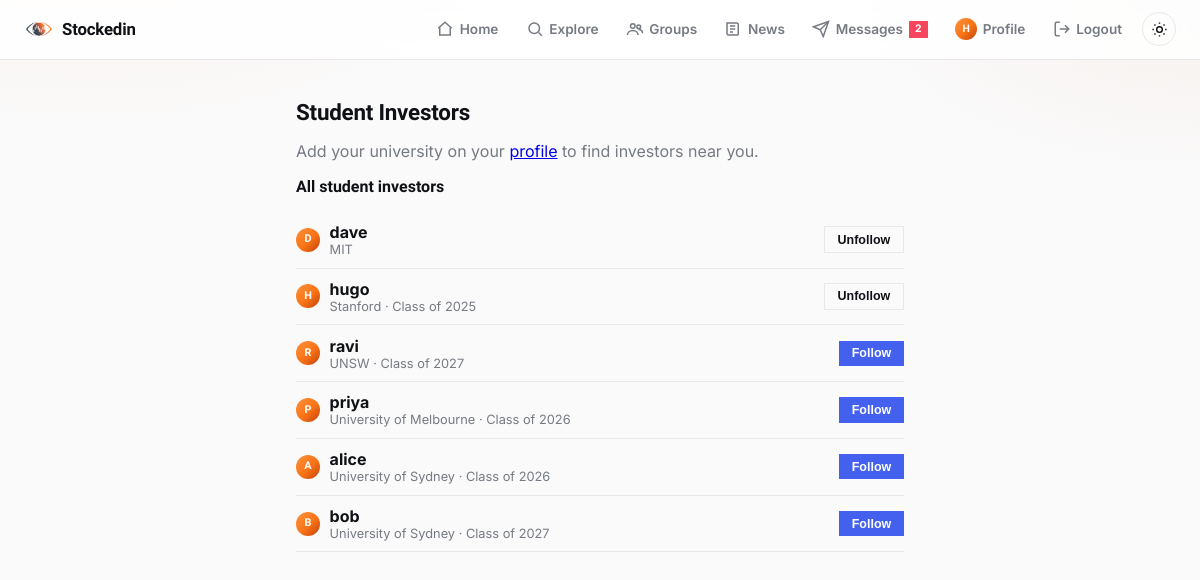
Page /students (signed in) on the committed database.
### models.py (models this page shows, shortened)
class User(UserMixin, db.Model):
    __tablename__ = "users"
    id = db.Column(db.Integer, primary_key=True)
    username = db.Column(db.String(32), unique=True, nullable=False, index=True)
    email = db.Column(db.String(120), unique=True, nullable=False)
    password_hash = db.Column(db.String(256), nullable=False)
    bio = db.Column(db.String(200))
    created_at = db.Column(db.DateTime, default=datetime.utcnow, nullable=False)
    university = db.Column(db.String(120), index=True)
    degree = db.Column(db.String(120))
    grad_year = db.Column(db.Integer)
    portfolio = db.relationship(
        "Portfolio",
        back_populates="owner",
        uselist=False,
        cascade="all, delete-orphan",
    )
    likes = db.relationship("Like", back_populates="user", cascade="all, delete-orphan")
    comments = db.relationship(
        "Comment", back_populates="user", cascade="all, delete-orphan"
    )
    predictions = db.relationship(
        "Prediction",
        back_populates="user",
        cascade="all, delete-orphan",
        order_by="Prediction.created_at.desc()",
    )
    group_memberships = db.relationship(
        "GroupMembership", back_populates="user", cascade="all, delete-orphan"
    )
    following = db.relationship(
        "Follow",
        foreign_keys="Follow.follower_id",
        back_populates="follower",
        cascade="all, delete-orphan",
    )
    followers = db.relationship(
        "Follow",
        foreign_keys="Follow.followed_id",
        back_populates="followed",
        cascade="all, delete-orphan",
    )
    def is_following(self, other):
        if other is None:
            return False
        return (
            Follow.query.filter_by(follower_id=self.id, followed_id=other.id).first()
            is not None
        )
    @property
    def unread_message_count(self):
        return Message.query.filter_by(recipient_id=self.id, read_at=None).count()

### routes_discover.py (the view)
@login_required
def student_investors():
    students = (
        User.query.filter(User.university.isnot(None))
        .filter(User.id != current_user.id)
        .order_by(User.university, User.username)
        .all()
    )
    same_university = (
        [u for u in students if u.university == current_user.university]
        if current_user.university
        else []
    )
    return render_template(
        "student_investors.html", students=students, same_university=same_university
    )

### app.py (called while the page is built)
def create_app():
    app = Flask(__name__, instance_relative_config=True)
    app.config.from_object(Config)
    db.init_app(app)
    login_manager.init_app(app)
    csrf.init_app(app)
    routes_auth.register(app)
    routes_portfolio.register(app)
    routes_social.register(app)
    routes_news.register(app)
    routes_messages.register(app)
    routes_discover.register(app)
    routes_groups.register(app)
    routes_predictions.register(app)
    @app.context_processor
    def inject_unread_message_count():
        if current_user.is_authenticated:
            return {"unread_message_count": current_user.unread_message_count}
        return {"unread_message_count": 0}
    return app

### models.py (called while the page is built)
@login_manager.user_loader
def load_user(user_id):
    return db.session.get(User, int(user_id))

### templates/student_investors.html (shortened to what this page needs)
{% extends "base.html" %}
{% block content %}
  <h1>Student Investors</h1>
  {% if same_university %}
    <h2 class="sidebar-title">Investors at {{ current_user.university }}</h2>
    <ul class="user-list">
      {% for u in same_university %}
        <li class="user-row">
          <a class="user-link" href="{{ url_for('profile', username=u.username) }}">
            <span class="avatar avatar-sm">{{ u.username[0]|upper }}</span>
            <span class="user-link-text">
              <strong>{{ u.username }}</strong>
              <span class="user-bio">{{ u.degree }}{% if u.degree and u.grad_year %} &middot; {% endif %}{% if u.grad_year %}Class of {{ u.grad_year }}{% endif %}</span>
            </span>
          </a>
          {% if current_user.is_following(u) %}
            <form method="post" action="{{ url_for('unfollow', username=u.username) }}">
              <input type="hidden" name="csrf_token" value="{{ csrf_token() }}">
              <button type="submit" class="btn btn-small btn-outline">Unfollow</button>
            </form>
          {% else %}
            <form method="post" action="{{ url_for('follow', username=u.username) }}">
              <input type="hidden" name="csrf_token" value="{{ csrf_token() }}">
              <button type="submit" class="btn btn-small btn-primary">Follow</button>
            </form>
          {% endif %}
        </li>
      {% endfor %}
    </ul>
  {% elif not current_user.university %}
    <p class="empty-state">
      Add your university on your <a href="{{ url_for('profile_edit') }}">profile</a> to find investors near you.
    </p>
  {% endif %}
  <h2 class="sidebar-title">All student investors</h2>
  {% if students %}
    <ul class="user-list">
      {% for u in students %}
        <li class="user-row">
          <a class="user-link" href="{{ url_for('profile', username=u.username) }}">
            <span class="avatar avatar-sm">{{ u.username[0]|upper }}</span>
            <span class="user-link-text">
              <strong>{{ u.username }}</strong>
              <span class="user-bio">{{ u.university }}{% if u.grad_year %} &middot; Class of {{ u.grad_year }}{% endif %}</span>
            </span>
          </a>
          {% if current_user.is_following(u) %}
            <form method="post" action="{{ url_for('unfollow', username=u.username) }}">
              <button type="submit" class="btn btn-small btn-outline">Unfollow</button>
            </form>
          {% else %}
            <form method="post" action="{{ url_for('follow', username=u.username) }}">
              <button type="submit" class="btn btn-small btn-primary">Follow</button>
            </form>
          {% endif %}
        </li>
      {% endfor %}
    </ul>
  {% else %}
    <p class="empty-state">No one has added a university yet.</p>
  {% endif %}
{% endblock %}

### templates/base.html (shortened to what this page needs)
<!doctype html>
<html lang="en">
<head>
  <link rel="stylesheet" href="{{ url_for('static', filename='style.css') }}">
</head>
<body>
  <nav class="navbar">
    <a class="brand" href="{{ url_for('feed') if current_user.is_authenticated else url_for('login') }}">
      <img class="brand-mark" src="{{ url_for('static', filename='images/logo-icon.png') }}" alt="">
      Stockedin
    </a>
    <div class="nav-links">
      {% if current_user.is_authenticated %}
        <a href="{{ url_for('feed') }}" class="nav-link {{ 'active' if request.endpoint == 'feed' }}">
          <svg viewBox="0 0 24 24" fill="none" stroke="currentColor" stroke-width="2"><path d="M3 11l9-8 9 8"/><path d="M5 10v10h14V10"/></svg>
          <span>Home</span>
        </a>
        <a href="{{ url_for('explore') }}" class="nav-link {{ 'active' if request.endpoint == 'explore' }}">
          <svg viewBox="0 0 24 24" fill="none" stroke="currentColor" stroke-width="2"><circle cx="11" cy="11" r="7"/><path d="m21 21-4.3-4.3"/></svg>
          <span>Explore</span>
        </a>
        <a href="{{ url_for('groups_home') }}" class="nav-link {{ 'active' if request.endpoint in ('groups_home', 'group_detail', 'group_new', 'group_join') }}">
          <svg viewBox="0 0 24 24" fill="none" stroke="currentColor" stroke-width="2"><circle cx="9" cy="8" r="3"/><path d="M2 20c0-3.3 3.1-6 7-6s7 2.7 7 6"/><circle cx="17" cy="9" r="2.5"/><path d="M17 12.5c2.5 0 5 1.8 5 5"/></svg>
          <span>Groups</span>
        </a>
        <a href="{{ url_for('news') }}" class="nav-link {{ 'active' if request.endpoint == 'news' }}">
          <svg viewBox="0 0 24 24" fill="none" stroke="currentColor" stroke-width="2"><path d="M4 4h13a2 2 0 0 1 2 2v13a1 1 0 0 1-1 1H6a2 2 0 0 1-2-2z"/><path d="M8 8h7M8 12h7M8 16h4"/></svg>
          <span>News</span>
        </a>
        <a href="{{ url_for('inbox') }}" class="nav-link {{ 'active' if request.endpoint in ('inbox', 'thread') }}">
          <svg viewBox="0 0 24 24" fill="none" stroke="currentColor" stroke-width="2"><path d="M22 2 11 13"/><path d="M22 2 15 22l-4-9-9-4z"/></svg>
          <span>Messages</span>
          {% if unread_message_count %}<span class="nav-badge">{{ unread_message_count }}</span>{% endif %}
        </a>
        <a href="{{ url_for('profile', username=current_user.username) }}" class="nav-link {{ 'active' if request.endpoint == 'profile' and request.view_args.username == current_user.username }}">
          <span class="avatar avatar-nav">{{ current_user.username[0]|upper }}</span>
          <span>Profile</span>
        </a>
        <a href="{{ url_for('logout') }}" class="nav-link">
          <svg viewBox="0 0 24 24" fill="none" stroke="currentColor" stroke-width="2"><path d="M9 21H5a2 2 0 0 1-2-2V5a2 2 0 0 1 2-2h4"/><path d="M16 17l5-5-5-5"/><path d="M21 12H9"/></svg>
          <span>Logout</span>
        </a>
      {% else %}
        <a class="nav-link" href="{{ url_for('login') }}"><span>Login</span></a>
        <a class="nav-link" href="{{ url_for('signup') }}"><span>Sign up</span></a>
      {% endif %}
      <button type="button" id="theme-toggle" class="theme-toggle" aria-label="Toggle dark mode">
        <svg class="icon-sun" viewBox="0 0 24 24" fill="none" stroke="currentColor" stroke-width="2"><circle cx="12" cy="12" r="4"/><path d="M12 2v2M12 20v2M4.9 4.9l1.4 1.4M17.7 17.7l1.4 1.4M2 12h2M20 12h2M4.9 19.1l1.4-1.4M17.7 6.3l1.4-1.4"/></svg>
      </button>
    </div>
  </nav>
  <main class="container {% block container_class %}{% endblock %}">
    {% block content %}{% endblock %}
  </main>
</body>
</html>

### static/style.css (style rules this page uses)
:root { --bg: #fafafa; --card-bg: #ffffff; --border: #e8e8ea; --text: #0f1115; --muted: #767a82; --primary: #4361ee; --primary-dark: #3245c0; --gain: #0ecb81; --gain-bg: #e6faf3; --loss: #f6465d; --loss-bg: #fdeaed; --danger: #f6465d; --gradient: linear-gradient(135deg, #fb923c 0%, #f97316 55%, #c2410c 100%); --shadow: 0 1px 2px rgba(15, 17, 21, 0.04), 0 8px 24px rgba(15, 17, 21, 0.06); --shadow-hover: 0 4px 8px rgba(15, 17, 21, 0.06), 0 16px 32px rgba(15, 17, 21, 0.09); --radius: 0; --wash-1: rgba(249, 115, 22, 0.06); --wash-2: rgba(194, 65, 12, 0.05); --nav-bg: rgba(255, 255, 255, 0.85); --font-body: "Inter", -apple-system, "Segoe UI", Roboto, Helvetica, Arial, sans-serif; --font-heading: "Plus Jakarta Sans", var(--font-body); --font-numeric: "Space Grotesk", var(--font-body); }
html { color-scheme: light; }
* { box-sizing: border-box; }
body { margin: 0; font-family: var(--font-body); background: radial-gradient(720px 360px at 8% -10%, var(--wash-1), transparent 60%), radial-gradient(640px 320px at 100% 0%, var(--wash-2), transparent 55%), var(--bg); background-attachment: fixed; color: var(--text); -webkit-font-smoothing: antialiased; transition: background-color 0.15s, color 0.15s; }
.navbar { display: flex; justify-content: space-between; align-items: center; padding: 0.7rem 1.5rem; background: var(--nav-bg); backdrop-filter: blur(10px); border-bottom: 1px solid var(--border); position: sticky; top: 0; z-index: 100; }
.navbar .brand { display: flex; align-items: center; gap: 0.5rem; font-family: var(--font-heading); font-weight: 800; font-size: 1.05rem; color: var(--text); text-decoration: none; letter-spacing: -0.01em; }
.brand-mark { width: 30px; height: 30px; object-fit: contain; flex-shrink: 0; }
.nav-links { display: flex; align-items: center; gap: 0.15rem; }
.nav-link { position: relative; display: flex; align-items: center; gap: 0.35rem; padding: 0.45rem 0.7rem; margin-left: 0.15rem; border-radius: 0; color: var(--muted); text-decoration: none; font-size: 0.85rem; font-weight: 600; transition: background 0.15s, color 0.15s; }
.nav-link svg { width: 18px; height: 18px; flex-shrink: 0; }
.nav-link span:not(.avatar):not(.nav-badge) { display: inline; }
.nav-badge { background: var(--loss); color: #fff; font-size: 0.65rem; font-weight: 700; line-height: 1; padding: 0.2rem 0.4rem; border-radius: 0; min-width: 1.1em; text-align: center; }
.theme-toggle { display: flex; align-items: center; justify-content: center; width: 34px; height: 34px; margin-left: 0.4rem; border: 1px solid var(--border); border-radius: 50%; background: none; color: var(--text); cursor: pointer; }
.theme-toggle svg { width: 17px; height: 17px; }
.container { max-width: 640px; margin: 0 auto; padding: 1.5rem 1rem 4rem; }
h1, h2, h3 { font-family: var(--font-heading); }
h1 { font-size: 1.4rem; letter-spacing: -0.01em; }
.avatar { display: inline-flex; align-items: center; justify-content: center; width: 34px; height: 34px; border-radius: 50%; background: var(--gradient); color: #fff; font-family: var(--font-heading); font-weight: 700; font-size: 0.85rem; flex-shrink: 0; line-height: 1; }
.avatar-sm { width: 24px; height: 24px; font-size: 0.68rem; }
.avatar-nav { width: 22px; height: 22px; font-size: 0.65rem; }
.btn { display: inline-block; padding: 0.55rem 1.1rem; border-radius: 0; border: none; cursor: pointer; font-size: 0.85rem; font-weight: 600; text-decoration: none; text-align: center; transition: background 0.15s, transform 0.1s; }
.btn-primary { background: var(--primary); color: #fff; }
.btn-outline { background: transparent; border: 1px solid var(--border); color: var(--text); }
.btn-small { padding: 0.35rem 0.8rem; font-size: 0.78rem; }
.empty-state, .empty-holdings { color: var(--muted); }
.user-list { list-style: none; padding: 0; }
.user-row { display: flex; justify-content: space-between; align-items: center; padding: 0.65rem 0; border-bottom: 1px solid var(--border); }
.user-link { text-decoration: none; color: var(--text); display: flex; align-items: center; gap: 0.6rem; }
.user-link-text { display: flex; flex-direction: column; }
.user-bio { color: var(--muted); font-size: 0.8rem; }
.sidebar-title { margin: 0 0 0.6rem; font-size: 1rem; }

### rows in the picture
User: username "H"
User: username "D", username "dave", university "MIT"
User: username "H", username "hugo", university "Stanford", grad_year "2025"
User: username "R", username "ravi", university "UNSW", grad_year "2027"
User: username "P", username "priya", university "University of Melbourne", grad_year "2026"
User: username "A", username "alice", university "University of Sydney", grad_year "2026"
User: username "B", username "bob", university "University of Sydney", grad_year "2027"

### other values in the picture
{{ unread_message_count }} "2"
